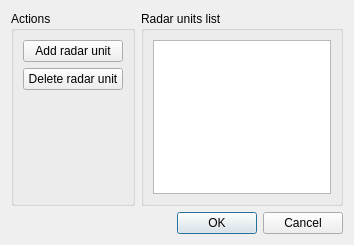
<?xml version="1.0" encoding="UTF-8"?>
<ui version="4.0">
 <class>radarListDialog</class>
 <widget class="QDialog" name="radarListDialog">
  <property name="geometry">
   <rect>
    <x>0</x>
    <y>0</y>
    <width>354</width>
    <height>245</height>
   </rect>
  </property>
  <property name="windowTitle">
   <string>Radar list management</string>
  </property>
  <layout class="QGridLayout" name="gridLayout">
   <item row="1" column="1">
    <widget class="QDialogButtonBox" name="buttonBox">
     <property name="orientation">
      <enum>Qt::Horizontal</enum>
     </property>
     <property name="standardButtons">
      <set>QDialogButtonBox::Cancel|QDialogButtonBox::Ok</set>
     </property>
    </widget>
   </item>
   <item row="0" column="1">
    <widget class="QGroupBox" name="radarListGroupBox">
     <property name="title">
      <string>Radar units list</string>
     </property>
     <layout class="QVBoxLayout" name="verticalLayout_2">
      <item>
       <widget class="QTableWidget" name="radarListTable"/>
      </item>
     </layout>
    </widget>
   </item>
   <item row="0" column="0">
    <widget class="QGroupBox" name="actionButtonsGroupBox">
     <property name="title">
      <string>Actions</string>
     </property>
     <layout class="QVBoxLayout" name="verticalLayout">
      <item>
       <widget class="QPushButton" name="addRadarUnitButton">
        <property name="minimumSize">
         <size>
          <width>100</width>
          <height>0</height>
         </size>
        </property>
        <property name="text">
         <string>Add radar unit</string>
        </property>
       </widget>
      </item>
      <item>
       <widget class="QPushButton" name="deleteRadarUnitButton">
        <property name="text">
         <string>Delete radar unit</string>
        </property>
       </widget>
      </item>
      <item>
       <spacer name="verticalSpacer">
        <property name="orientation">
         <enum>Qt::Vertical</enum>
        </property>
        <property name="sizeHint" stdset="0">
         <size>
          <width>20</width>
          <height>40</height>
         </size>
        </property>
       </spacer>
      </item>
     </layout>
    </widget>
   </item>
  </layout>
 </widget>
 <resources/>
 <connections>
  <connection>
   <sender>buttonBox</sender>
   <signal>accepted()</signal>
   <receiver>radarListDialog</receiver>
   <slot>accept()</slot>
   <hints>
    <hint type="sourcelabel">
     <x>247</x>
     <y>230</y>
    </hint>
    <hint type="destinationlabel">
     <x>157</x>
     <y>274</y>
    </hint>
   </hints>
  </connection>
  <connection>
   <sender>buttonBox</sender>
   <signal>rejected()</signal>
   <receiver>radarListDialog</receiver>
   <slot>reject()</slot>
   <hints>
    <hint type="sourcelabel">
     <x>310</x>
     <y>230</y>
    </hint>
    <hint type="destinationlabel">
     <x>286</x>
     <y>274</y>
    </hint>
   </hints>
  </connection>
 </connections>
</ui>
